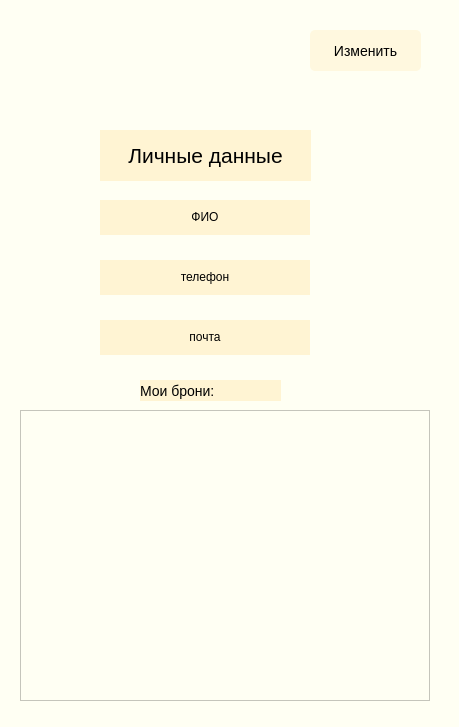
<?xml version="1.0" encoding="UTF-8"?>
<ui version="4.0">
 <class>Form</class>
 <widget class="QWidget" name="Form">
  <property name="geometry">
   <rect>
    <x>0</x>
    <y>0</y>
    <width>459</width>
    <height>727</height>
   </rect>
  </property>
  <property name="windowTitle">
   <string/>
  </property>
  <property name="styleSheet">
   <string notr="true">QWidget {
	background-color: rgb(255, 255, 243);
}

QLabel {
	font-family: Segoe UI;
	background-color:rgba(255, 241, 203, 0.8)
}

QLabel#label_text {
	font-size: 16px;
	font-weight: 500;
}

QLabel#label_9 {
	font-size:14px;
}

QLabel#label_10 {
	font-size:14px;
}

QPushButton#btn_change {
	font-size: 14px;
	background-color: rgba(255, 241, 203, 0.5);
	border: none;
	border-radius: 5px
}

QPushButton#btn_change:hover{
	background-color: rgba(255, 227, 192, 0.8);
	color: rgb(67, 63, 58);
}</string>
  </property>
  <widget class="QPushButton" name="btn_change">
   <property name="geometry">
    <rect>
     <x>310</x>
     <y>30</y>
     <width>111</width>
     <height>41</height>
    </rect>
   </property>
   <property name="text">
    <string>Изменить</string>
   </property>
  </widget>
  <widget class="QLabel" name="label_photo">
   <property name="geometry">
    <rect>
     <x>170</x>
     <y>40</y>
     <width>80</width>
     <height>80</height>
    </rect>
   </property>
   <property name="styleSheet">
    <string notr="true">background-color: transparent;</string>
   </property>
   <property name="text">
    <string/>
   </property>
  </widget>
  <widget class="QLabel" name="label_text_2">
   <property name="geometry">
    <rect>
     <x>100</x>
     <y>130</y>
     <width>211</width>
     <height>51</height>
    </rect>
   </property>
   <property name="font">
    <font>
     <family>Segoe UI</family>
     <pointsize>16</pointsize>
     <weight>50</weight>
     <bold>false</bold>
    </font>
   </property>
   <property name="text">
    <string>&lt;html&gt;&lt;head/&gt;&lt;body&gt;&lt;p align=&quot;center&quot;&gt;Личные данные&lt;/p&gt;&lt;/body&gt;&lt;/html&gt;</string>
   </property>
  </widget>
  <widget class="QLabel" name="label_FIO">
   <property name="geometry">
    <rect>
     <x>100</x>
     <y>200</y>
     <width>210</width>
     <height>35</height>
    </rect>
   </property>
   <property name="text">
    <string>&lt;html&gt;&lt;head/&gt;&lt;body&gt;&lt;p align=&quot;center&quot;&gt;ФИО&lt;/p&gt;&lt;/body&gt;&lt;/html&gt;</string>
   </property>
  </widget>
  <widget class="QLabel" name="label_phone">
   <property name="geometry">
    <rect>
     <x>100</x>
     <y>260</y>
     <width>210</width>
     <height>35</height>
    </rect>
   </property>
   <property name="text">
    <string>&lt;html&gt;&lt;head/&gt;&lt;body&gt;&lt;p align=&quot;center&quot;&gt;телефон&lt;/p&gt;&lt;/body&gt;&lt;/html&gt;</string>
   </property>
  </widget>
  <widget class="QLabel" name="label_email">
   <property name="geometry">
    <rect>
     <x>100</x>
     <y>320</y>
     <width>210</width>
     <height>35</height>
    </rect>
   </property>
   <property name="text">
    <string>&lt;html&gt;&lt;head/&gt;&lt;body&gt;&lt;p align=&quot;center&quot;&gt;почта&lt;/p&gt;&lt;/body&gt;&lt;/html&gt;</string>
   </property>
  </widget>
  <widget class="QLabel" name="label_9">
   <property name="geometry">
    <rect>
     <x>140</x>
     <y>380</y>
     <width>141</width>
     <height>21</height>
    </rect>
   </property>
   <property name="text">
    <string>Мои брони:</string>
   </property>
  </widget>
  <widget class="QTableWidget" name="all_books">
   <property name="geometry">
    <rect>
     <x>20</x>
     <y>410</y>
     <width>410</width>
     <height>291</height>
    </rect>
   </property>
  </widget>
  <widget class="QLabel" name="label_books">
   <property name="geometry">
    <rect>
     <x>110</x>
     <y>530</y>
     <width>211</width>
     <height>51</height>
    </rect>
   </property>
   <property name="styleSheet">
    <string notr="true">background-color: transparent;
font-size: 16px;
</string>
   </property>
   <property name="text">
    <string/>
   </property>
  </widget>
 </widget>
 <resources/>
 <connections/>
</ui>
